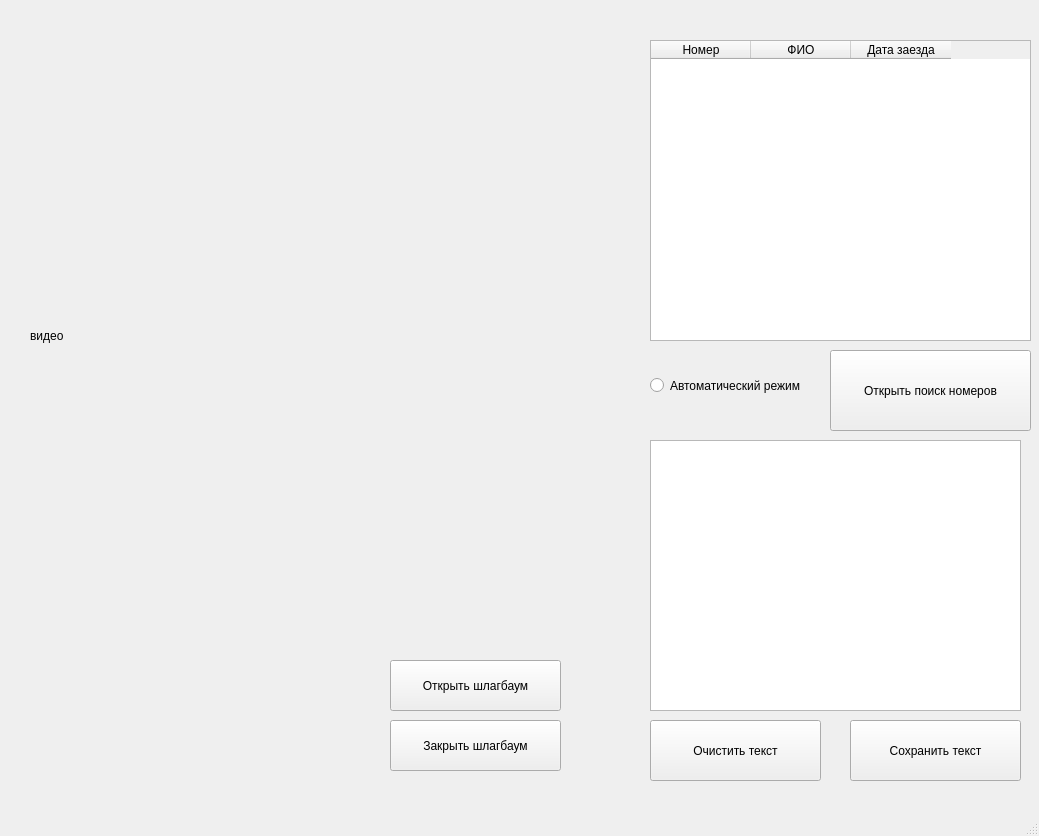
<?xml version="1.0" encoding="UTF-8"?>
<ui version="4.0">
 <class>MainWindow</class>
 <widget class="QMainWindow" name="MainWindow">
  <property name="geometry">
   <rect>
    <x>0</x>
    <y>0</y>
    <width>1039</width>
    <height>836</height>
   </rect>
  </property>
  <property name="windowTitle">
   <string>MainWindow</string>
  </property>
  <widget class="QWidget" name="centralwidget">
   <widget class="QLabel" name="videoCature">
    <property name="geometry">
     <rect>
      <x>30</x>
      <y>20</y>
      <width>611</width>
      <height>631</height>
     </rect>
    </property>
    <property name="text">
     <string>видео</string>
    </property>
   </widget>
   <widget class="QRadioButton" name="automaticMode">
    <property name="geometry">
     <rect>
      <x>650</x>
      <y>360</y>
      <width>211</width>
      <height>51</height>
     </rect>
    </property>
    <property name="text">
     <string>Автоматический режим</string>
    </property>
   </widget>
   <widget class="QPushButton" name="searchNumber">
    <property name="geometry">
     <rect>
      <x>830</x>
      <y>350</y>
      <width>201</width>
      <height>81</height>
     </rect>
    </property>
    <property name="text">
     <string>Открыть поиск номеров</string>
    </property>
   </widget>
   <widget class="QTableWidget" name="carParking">
    <property name="geometry">
     <rect>
      <x>650</x>
      <y>40</y>
      <width>381</width>
      <height>301</height>
     </rect>
    </property>
    <column>
     <property name="text">
      <string>Номер</string>
     </property>
    </column>
    <column>
     <property name="text">
      <string>ФИО</string>
     </property>
    </column>
    <column>
     <property name="text">
      <string>Дата заезда</string>
     </property>
    </column>
   </widget>
   <widget class="QPushButton" name="openBarrier">
    <property name="geometry">
     <rect>
      <x>390</x>
      <y>660</y>
      <width>171</width>
      <height>51</height>
     </rect>
    </property>
    <property name="text">
     <string>Открыть шлагбаум</string>
    </property>
   </widget>
   <widget class="QPushButton" name="closeBarrier">
    <property name="geometry">
     <rect>
      <x>390</x>
      <y>720</y>
      <width>171</width>
      <height>51</height>
     </rect>
    </property>
    <property name="text">
     <string>Закрыть шлагбаум</string>
    </property>
   </widget>
   <widget class="QLabel" name="barrierLable">
    <property name="geometry">
     <rect>
      <x>200</x>
      <y>660</y>
      <width>171</width>
      <height>111</height>
     </rect>
    </property>
    <property name="text">
     <string/>
    </property>
    <property name="pixmap">
     <pixmap>close_barrier.png</pixmap>
    </property>
    <property name="scaledContents">
     <bool>true</bool>
    </property>
   </widget>
   <widget class="QTextEdit" name="editorTexting">
    <property name="geometry">
     <rect>
      <x>650</x>
      <y>440</y>
      <width>371</width>
      <height>271</height>
     </rect>
    </property>
   </widget>
   <widget class="QPushButton" name="saveText">
    <property name="geometry">
     <rect>
      <x>850</x>
      <y>720</y>
      <width>171</width>
      <height>61</height>
     </rect>
    </property>
    <property name="text">
     <string>Сохранить текст</string>
    </property>
   </widget>
   <widget class="QPushButton" name="deletText">
    <property name="geometry">
     <rect>
      <x>650</x>
      <y>720</y>
      <width>171</width>
      <height>61</height>
     </rect>
    </property>
    <property name="text">
     <string>Очистить текст</string>
    </property>
   </widget>
  </widget>
  <widget class="QMenuBar" name="menubar">
   <property name="geometry">
    <rect>
     <x>0</x>
     <y>0</y>
     <width>1039</width>
     <height>26</height>
    </rect>
   </property>
  </widget>
  <widget class="QStatusBar" name="statusbar"/>
 </widget>
 <resources/>
 <connections/>
</ui>
